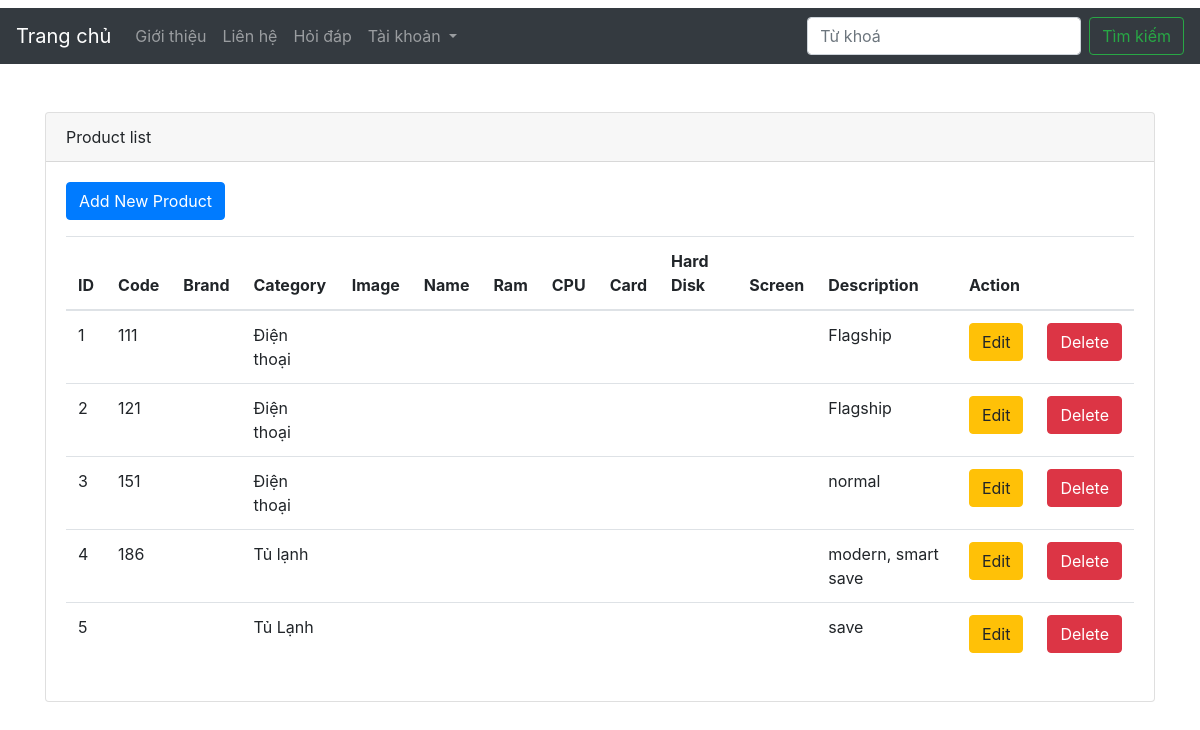
/CaseStudy_Module2/index.php, run on the app's committed database.
### tables this page shows
CREATE TABLE `products` (
  `id` int NOT NULL,
  `product_code` int DEFAULT NULL,
  `productName` varchar(255) DEFAULT NULL,
  `category` varchar(255) DEFAULT NULL,
  `price` int DEFAULT NULL,
  `quantity` int DEFAULT NULL,
  `createDate` datetime DEFAULT NULL,
  `description` varchar(255) DEFAULT NULL
);

### CaseStudy_Module2/src/Controllers/ProductController.php (called while the page is built, shortened)
<?php
class ProductController{
    protected $model;
    public function __construct(){
        $this->model = new Products();
    }
    public function index(){
        $products =  $this->model->getAll();
        include "src/Views/list.php";
    }
}

### CaseStudy_Module2/src/Models/ProductModel.php (called while the page is built, shortened)
<?php
class Products{
    protected $table = "products";
    protected $connect;
    public function __construct(){
        $this->dbConnect = new DBConnect();
        $this->connect = $this->dbConnect->connect();
    }
    public function getAll(){
        $sql = "SELECT * FROM $this->table";
        $stmt = $this->connect->query($sql);
        return $stmt->fetchAll();
    }
}

### CaseStudy_Module2/src/Models/DBConnect.php (called while the page is built, shortened)
<?php
class DBConnect{
    protected $dsn;
    protected $user;
    protected $password;
    public function __construct(){
        $this->dsn = "mysql:host=localhost;dbname=product_management";
        $this->user = "root";
        $this->password = "root";
    }
    public function connect(){
        try{
            return new PDO($this->dsn, $this->user, $this->password);
        } catch (PDOException $e){
            echo $e->getMessage();
            exit();
        }
    }
}

### CaseStudy_Module2/src/Views/list.php (the view)
<div class="container mt-5">
    <div class="card" >
        <div class="card-header">
            Product list
        </div>
        <div class="card-body">
            <a href="index.php?page=product-add" type="button" class="btn btn-primary mb-3">Add New Product</a>
<table class="table">
    <thead>
    <tr>
        <th scope="col">ID</th>
        <th scope="col">Code</th>
        <th scope="col">Brand</th>
        <th scope="col">Category</th>
        <th scope="col">Image</th>
        <th scope="col">Name</th>
        <th scope="col">Ram</th>
        <th scope="col">CPU</th>
        <th scope="col">Card</th>
        <th scope="col">Hard Disk</th>
        <th scope="col">Screen</th>
        <th scope="col">Description</th>
        <th scope="col" colspan="2">Action</th>
    </tr>
    </thead>
    <tbody>
    <?php if (isset($products)){
        foreach($products as $product):;
            ?>
    <tr>
        <td> <?php echo $product['id'] ?></td>
        <td> <?php echo $product['product_code'] ?></td>
        <td> <?php echo $product['brand'] ?></td>
        <td> <?php echo $product['category'] ?></td>
        <td> <?php echo $product['image'] ?></td>
        <td> <?php echo $product['name'] ?></td>
        <td> <?php echo $product['ram'] ?></td>
        <td> <?php echo $product['cpu'] ?></td>
        <td> <?php echo $product['card'] ?></td>
        <td> <?php echo $product['hard_disk'] ?></td>
        <td> <?php echo $product['screen'] ?></td>
        <td> <?php echo $product['description'] ?></td>
        <td><a href="index.php?page=product-update&id=<?php echo $product['id']?>" type="button" class="btn btn-warning">Edit</a></td>
        <td><a onclick="return confirm('Are you want to Delete?')" href="index.php?page=product-delete&id=<?php echo $product['id']?>" type="button" class="btn btn-danger">Delete</a></td>
    </tr>
    <?php endforeach; };?>
    </tbody>
</table>

### CaseStudy_Module2/src/Views/layout/header.php (shortened to what this page needs)
<!doctype html>
<html lang="en">
<head>
    <link rel="stylesheet" href="https://maxcdn.bootstrapcdn.com/bootstrap/4.5.2/css/bootstrap.min.css">
</head>
<body>
<nav class="navbar navbar-expand-sm bg-dark navbar-dark mt-2">
    <a class="navbar-brand" href="#">Trang chủ</a>
    <div class="collapse navbar-collapse" id="navbarSupportedContent">
        <ul class="navbar-nav mr-auto">
            <li class="nav-item">
                <a class="nav-link" href="#">Giới thiệu</a>
            </li>
            <li class="nav-item">
                <a class="nav-link" href="#">Liên hệ</a>
            </li>
            <li class="nav-item">
                <a class="nav-link" href="#">Hỏi đáp</a>
            </li>
            <li class="nav-item dropdown">
                <a class="nav-link dropdown-toggle" href="#" id="navbarDropdown" role="button"
                   data-toggle="dropdown" aria-haspopup="true" aria-expanded="false">
                    Tài khoản
                </a>
            </li>
        </ul>
        <form class="form-inline my-2 my-lg-0" method="get">
            <input class="form-control mr-sm-2" type="search" name="search" value="<?php echo $_REQUEST['search'] ?? '' ?>" placeholder="Từ khoá" aria-label="Search">
            <button class="btn btn-outline-success my-2 my-sm-0" type="submit">Tìm kiếm</button>
        </form>
    </div>
</nav>

### CaseStudy_Module2/index.php (shortened to what this page needs)
<?php
$page = isset($_GET['page']) ? $_GET['page'] : "";
$productController = new Controllers\ProductController();
include "src/Views/layout/header.php";
switch ($page) {
    case "":
        if (isset($_GET['search'])) {
            $productController->search($_GET['search']);
        } else {
            $productController->index();
        }
        break;
}
include "src/Views/layout/footer.php";

### CaseStudy_Module2/src/Views/layout/footer.php (shortened to what this page needs)
</body>
</html>

### data on the page
products: id "1", product_code "111", category "Điện thoại", description "Flagship"
products: id "2", product_code "121", category "Điện thoại", description "Flagship"
products: id "3", product_code "151", category "Điện thoại", description "normal"
products: id "4", product_code "186", category "Tủ lạnh", description "modern, smart save"
products: id "5", category "Tủ Lạnh", description "save"
